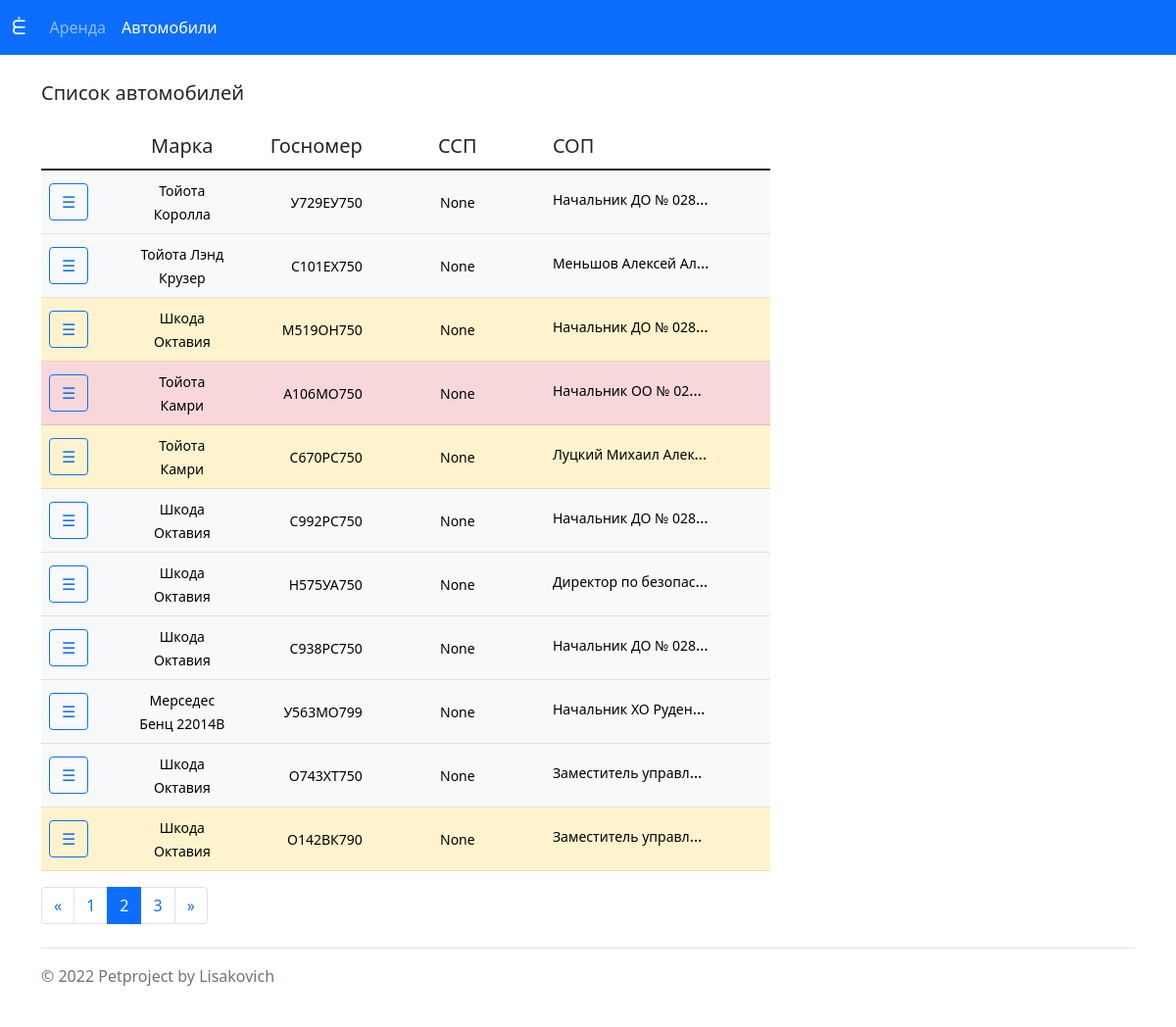
The app's page /cars/?page=2 with its own data.
### crs/models.py (models this page shows, shortened)
class Cars(models.Model):
    crs_model=models.CharField( null=True, blank=True, max_length=33,unique=False,verbose_name='Модель')
    crs_gosnom=models.CharField( null=True, blank=True, max_length=9,unique=False,verbose_name='Госномер')
    crs_year=models.PositiveIntegerField(default=current_year(),validators=[MinValueValidator(2001), max_value_current_year], verbose_name='Год выпуска')
    crs_vin=models.CharField(null=False,blank=False, max_length=17, verbose_name='VIN')
    crs_drive_21=models.PositiveIntegerField(null=False,blank=False, default=0, verbose_name='Пробег 2021')
    crs_drive_22 = models.PositiveIntegerField(null=False,blank=False, default=0, verbose_name='Пробег 2022')
    crs_odo_01_km = models.PositiveIntegerField(null=False,blank=False, default=0, verbose_name='Показание одометра №1')
    crs_odo_01_date = models.DateField (null=True,blank=True,verbose_name='Дата одометража 1')
    crs_ssp = models.CharField( null=True, blank=True, max_length=512, unique=False,verbose_name='ССП')
    crs_sop = models.CharField(null=True, blank=True, max_length=512, unique=False, verbose_name='Ответственный пользователь')
    crs_note = models.TextField(null=True, blank=True, unique=False, verbose_name='Заметки')
    class Meta:
        verbose_name='Автомобиль'
        verbose_name_plural='Автомобили'
        ordering=['crs_year']

### crs/views.py (the view)
# urls.py: path('cars/',CarsListView.as_view(), name='cars_list'),
class CarsListView(ListView):
    paginate_by = 11
    model = Cars
    template_name = 'crs/cars.html'

### dgls/templatetags/my_filters.py (called while the page is built)
@register.filter(name='drive_color')
def drive_color(value):
    if isinstance(value, int):
        if value > 30000:
            return 'table-danger'
        elif value > 20000:
            return 'table-warning'
        else:
            return 'table-light'
    else:
        return 'table-secondary'

### templates/crs/cars.html (shortened to what this page needs)
{% extends 'base.html' %}
{% load humanize %}
{% load my_filters %}
{% block Body %}
<br/>
<p class="lead">
  Список автомобилей
</p>
        <div class="table-responsive col-md-8">
            <table class="table align-middle">
                <thead>
                <tr class="lead text-start">
                    <td class=""></td>
                    <td class="text-center">Марка</td>
                    <td class="text-end">Госномер</td>
                    <td class="text-center">ССП</td>
                    <td class="text-start">СОП</td>
                </tr>
                </thead>
                <tbody class="fw-light">
                {% for zapis in page_obj %}
                    <tr class="{{ zapis.crs_drive_21|drive_color}}">
                        <td class="col-md-1">
                            <a href="{% url 'car_detail' pk=zapis.id %}">
                                <button type="button" class="btn btn-outline-primary justify-content-center">
                                    &#x2630;
                                </button>
                            </a>
                        </td>
                        <td class="col-md-1 text-center">
                            <small>
                             {{ zapis.crs_model }}
                            </small>
                        </td>
                        <td class="col-md-1 text-end">
                            <small>
                                {{ zapis.crs_gosnom }}
                            </small>
                        </td>
                        <td class="col-md-2 text-center">
                            <small>
                                {{ zapis.crs_ssp }}
                            </small>
                        </td>
                        <td class="col-md-2">
                            <span class="d-inline-block text-truncate" style="max-width: 160px;">
                                <small>
                                    {{ zapis.crs_sop }}
                                </small>
                            </span>
                        </td>
                    </tr>
                {% endfor %}
                </tbody>
            </table>
        </div>
    <nav aria-label="Page navigation">
      <ul class="pagination justify-content-left">
        {% if page_obj.has_previous %}
            <li class="page-item">
              <a class="page-link" href="?page={{ page_obj.previous_page_number }}" aria-label="Previous">
                <span aria-hidden="true">&laquo;</span>
              </a>
            </li>
        {% endif %}
        {% for page in page_obj.paginator.page_range %}
            {% if page == page_obj.number %}
                <li class="page-item active" aria-current="page">
            {% else %}
                <li class="page-item">
            {% endif %}
                    <a class="page-link" href="?page={{ page }}">
                        {{ page }}
                    </a>
                </li>
        {% endfor %}
        {% if page_obj.has_next %}
            <li class="page-item">
              <a class="page-link" href="?page={{ page_obj.next_page_number }}" aria-label="Next">
                <span aria-hidden="true">&raquo;</span>
              </a>
            </li>
        {% endif %}
      </ul>
    </nav>
{% endblock Body %}

### records on screen
Cars: crs_model "Тойота Королла", crs_gosnom "У729ЕУ750", crs_ssp "None", crs_sop "Начальник ДО № 028…"
Cars: crs_model "Тойота Лэнд Крузер", crs_gosnom "С101ЕХ750", crs_ssp "None", crs_sop "Меньшов Алексей Ал…"
Cars: crs_model "Шкода Октавия", crs_gosnom "М519ОН750", crs_ssp "None", crs_sop "Начальник ДО № 028…"
Cars: crs_model "Тойота Камри", crs_gosnom "А106МО750", crs_ssp "None", crs_sop "Начальник ОО № 02…"
Cars: crs_model "Тойота Камри", crs_gosnom "С670РС750", crs_ssp "None", crs_sop "Луцкий Михаил Алек…"
Cars: crs_model "Шкода Октавия", crs_gosnom "С992РС750", crs_ssp "None", crs_sop "Начальник ДО № 028…"
Cars: crs_model "Шкода Октавия", crs_gosnom "Н575УА750", crs_ssp "None", crs_sop "Директор по безопас…"
Cars: crs_model "Шкода Октавия", crs_gosnom "C938РC750", crs_ssp "None", crs_sop "Начальник ДО № 028…"
Cars: crs_model "Мерседес Бенц 22014В", crs_gosnom "У563МО799", crs_ssp "None", crs_sop "Начальник ХО Руден…"
Cars: crs_model "Шкода Октавия", crs_gosnom "О743ХТ750", crs_ssp "None", crs_sop "Заместитель управл…"
Cars: crs_model "Шкода Октавия", crs_gosnom "О142ВК790", crs_ssp "None", crs_sop "Заместитель управл…"

### other values on screen
{{ page }} "1" "2" "3"
